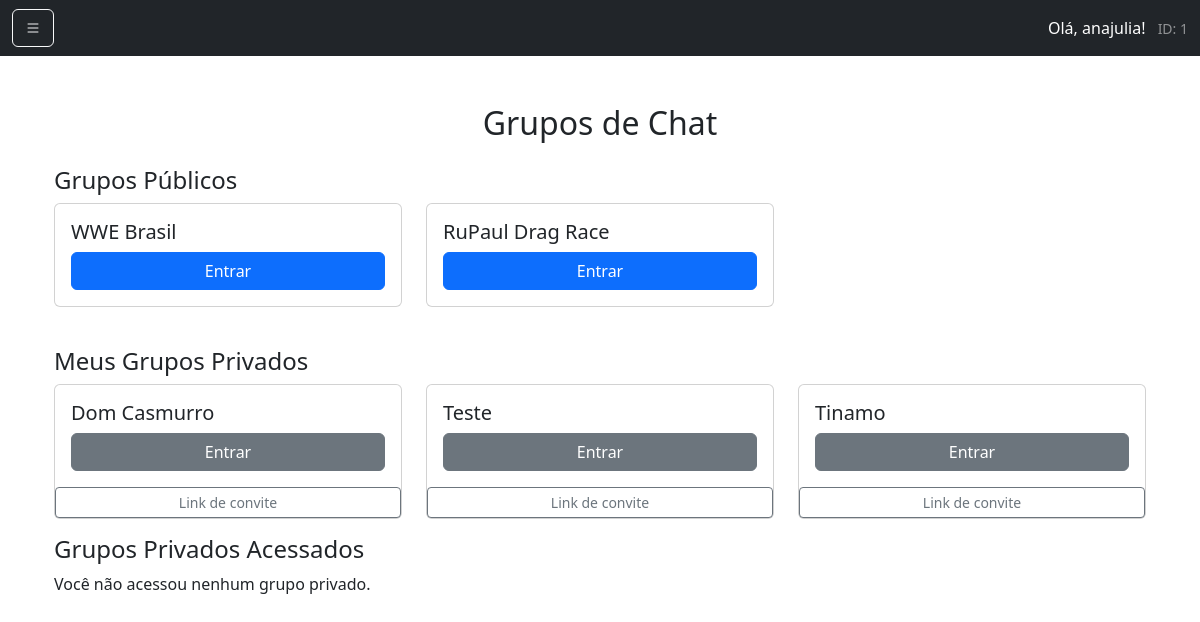
The app's page /chat/salas/ (signed in) with its own data.
### chat/models.py (models this page shows, shortened)
class Sala(models.Model):
    nome = models.CharField(max_length=100, unique=True)
    publica = models.BooleanField(default=True)
    senha = models.CharField(max_length=128, blank=True)
    dono = models.ForeignKey(User, on_delete=models.CASCADE, related_name='salas_criadas')
    is_dm = models.BooleanField(default=False)  # Adiciona a flag para DM
    token = models.CharField(max_length=36, unique=True, blank=True)

### chat/views.py (the view)
# urls.py: path('salas/', views.escolher_sala, name='salas'),
@login_required
def escolher_sala(request):
    salas_publicas = Sala.objects.filter(publica=True)
    minhas_salas_privadas = Sala.objects.filter(publica=False, dono=request.user)
    salas_autorizadas_ids = [
        int(chave.split('_')[1])
        for chave, autorizado in request.session.items()
        if chave.startswith("sala_") and autorizado
    ]
    salas_autorizadas = Sala.objects.filter(id__in=salas_autorizadas_ids, publica=False).exclude(dono=request.user)
    return render(request, 'chat/salas.html', {
        'salas_publicas': salas_publicas,
        'minhas_salas_privadas': minhas_salas_privadas,
        'salas_autorizadas': salas_autorizadas,
    })

### templates/chat/salas.html (shortened to what this page needs)
{% extends 'chat/base.html' %}
{% block content %}
<div class="container mt-5">
    <h2 class="text-center mb-4">Grupos de Chat</h2>
    <div class="mb-4">
        <h4>Grupos Públicos</h4>
        <div class="row">
            {% for sala in salas_publicas %}
                <div class="col-md-4 mb-3">
                    <div class="card">
                        <div class="card-body">
                            <h5 class="card-title">{{ sala.nome }}</h5>
                            <a href="{% url 'room' room_name=sala.nome %}" class="btn btn-primary w-100">Entrar</a>
                        </div>
                    </div>
                </div>
            {% empty %}
                <p>Não há salas públicas disponíveis.</p>
            {% endfor %}
        </div>
    </div>
    <div>
        <h4>Meus Grupos Privados</h4>
        <div class="row">
            {% for sala in minhas_salas_privadas %}
                <div class="col-md-4 mb-3">
                    <div class="card">
                        <div class="card-body">
                            <h5 class="card-title">{{ sala.nome }}</h5>
                            <a href="{% url 'room' room_name=sala.nome %}" class="btn btn-secondary w-100">Entrar</a>
                        </div>
                        <a href="{% url 'aceitar_convite' token=sala.token %}" class="btn btn-sm btn-outline-secondary float-end">Link de convite</a>
                    </div>
                </div>
            {% empty %}
                <p>Você não tem grupos privados.</p>
            {% endfor %}
        </div>
    </div>
    <h4>Grupos Privados Acessados</h4>
        <div class="row">
            {% for sala in salas_autorizadas %}
                <div class="col-md-4 mb-3">
                    <div class="card">
                        <div class="card-body">
                            <h5 class="card-title">{{ sala.nome }}</h5>
                            <a href="{% url 'room' room_name=sala.nome %}" class="btn btn-secondary w-100">Entrar</a>
                        </div>
                    </div>
                </div>
            {% empty %}
                <p>Você não acessou nenhum grupo privado.</p>
            {% endfor %}
        </div>
</div>
{% endblock %}

### templates/chat/base.html (shortened to what this page needs)
<!DOCTYPE html>
<html lang="pt-br">
<head>
    <link href="https://cdn.jsdelivr.net/npm/bootstrap@5.3.0/dist/css/bootstrap.min.css" rel="stylesheet">
    <link href="https://cdn.jsdelivr.net/npm/bootstrap-icons/font/bootstrap-icons.css" rel="stylesheet">
</head>
<body>
    <nav class="navbar navbar-dark bg-dark">
        <div class="container-fluid">
            <button class="btn btn-outline-light" type="button" data-bs-toggle="offcanvas" data-bs-target="#sidebarMenu">
                <i class="bi bi-list"></i>
            </button>
            <span class="navbar-text text-white">
                Olá, {{ user.username }}!
                <small class="text-white-50 ms-2">ID: {{ user.id }}</small>
            </span>
        </div>
    </nav>
    <div class="container mt-4">
        {% block content %}{% endblock %}
    </div>
</body>
</html>

### records on screen
Sala: nome "WWE Brasil"
Sala: nome "RuPaul Drag Race"
Sala: nome "Dom Casmurro"
Sala: nome "Teste"
Sala: nome "Tinamo"

### other values on screen
{{ user.username }} "anajulia"
{{ user.id }} "1"
